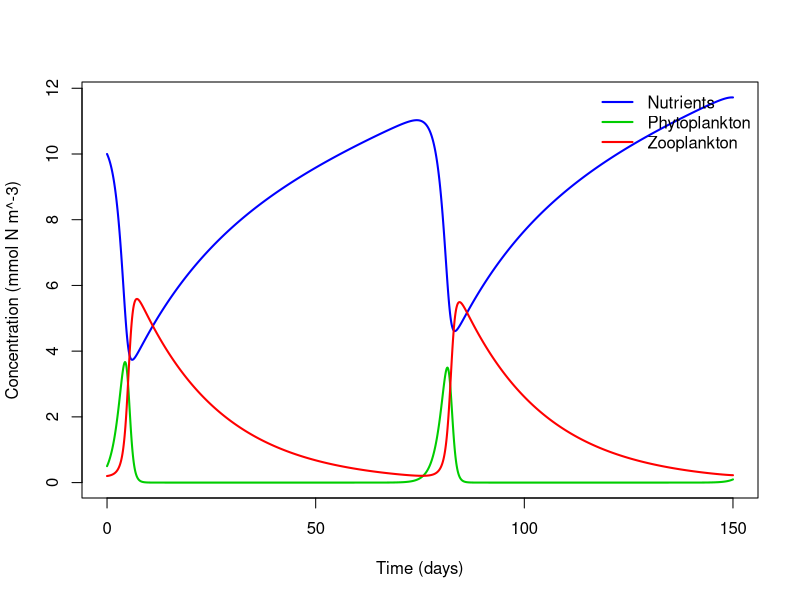
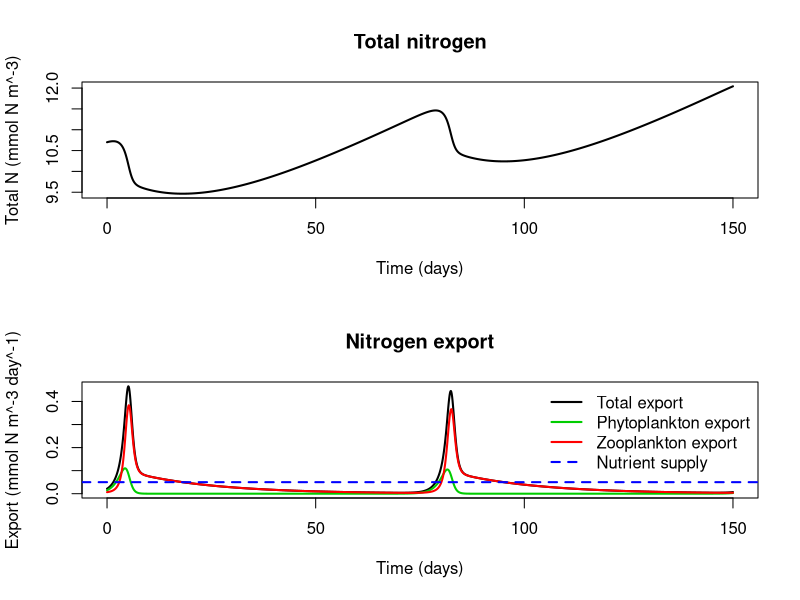

Write the R code that produced these figures, in order.
# ============================================================
# SIMPLE NPZ MODEL - TEXTBOOK VERSION
# ============================================================
#
# N = nutrients (DIN + DON)
# P = phytoplankton
# Z = zooplankton
#
# All concentrations in mmol N m^-3
# Time in days
#
# Includes:
# - Constant nutrient supply
# - Light-dependent phytoplankton growth
# - Nutrient limitation
# - Zooplankton grazing
# - Mortality
# - Remineralization
# - Export


# ============================================================
# 1. LOAD PACKAGES
# ============================================================

# Run this once if deSolve is not installed:

install.packages("deSolve")

library(deSolve)


# ============================================================
# 2. MODEL PARAMETERS
# ============================================================

parameters <- c(
  
  # Nutrient supply
  F0 = 0.05,          # mmol N m^-3 day^-1
  
  # Phytoplankton growth
  Vmax = 1.0,         # maximum growth rate (day^-1)
  K_N = 0.5,          # nutrient half-saturation
  
  # Light limitation (0 to 1)
  light_lim = 0.8,
  
  # Phytoplankton mortality
  lambda_P = 0.1,     # day^-1
  
  # Fraction of phytoplankton mortality remineralized
  mu_P = 0.7,
  
  # Zooplankton grazing
  g = 0.4,
  K_P = 1.0,
  
  # Zooplankton assimilation efficiency
  gamma_Z = 0.7,
  
  # Zooplankton mortality
  lambda_Z = 0.05,    # day^-1
  
  # Fraction of zooplankton losses remineralized
  mu_Z = 0.7
)


# ============================================================
# 3. NPZ MODEL EQUATIONS
# ============================================================

npz_model <- function(time, state, parameters) {
  
  with(as.list(c(state, parameters)), {
    
    # ----------------------------------------
    # Phytoplankton growth
    # ----------------------------------------
    
    nutrient_lim <- N / (K_N + N)
    
    growth <- Vmax * light_lim * nutrient_lim * P
    
    
    # ----------------------------------------
    # Zooplankton grazing
    # ----------------------------------------
    
    grazing <- g * Z * P / K_P
    
    
    # ----------------------------------------
    # Mortality
    # ----------------------------------------
    
    phyto_mortality <- lambda_P * P
    zoo_mortality <- lambda_Z * Z
    
    
    # ----------------------------------------
    # Remineralization
    # ----------------------------------------
    
    phyto_remin <- mu_P * phyto_mortality
    
    zoo_remin <- mu_Z * (
      (1 - gamma_Z) * grazing +
        zoo_mortality
    )
    
    
    # ----------------------------------------
    # Export
    # ----------------------------------------
    
    phyto_export <- (1 - mu_P) * phyto_mortality
    
    zoo_export <- (1 - mu_Z) * (
      (1 - gamma_Z) * grazing +
        zoo_mortality
    )
    
    
    # ----------------------------------------
    # Differential equations
    # ----------------------------------------
    
    dNdt <- F0 -
      growth +
      phyto_remin +
      zoo_remin
    
    dPdt <- growth -
      grazing -
      phyto_mortality
    
    dZdt <- gamma_Z * grazing -
      zoo_mortality
    
    
    return(list(c(dNdt, dPdt, dZdt)))
    
  })
}


# ============================================================
# 4. INITIAL CONDITIONS
# ============================================================

initial_conditions <- c(
  N = 10.0,
  P = 0.5,
  Z = 0.2
)


# ============================================================
# 5. TIME
# ============================================================

times <- seq(0, 150, by = 0.1)


# ============================================================
# 6. RUN MODEL
# ============================================================

solution <- ode(
  y = initial_conditions,
  times = times,
  func = npz_model,
  parms = parameters
)

# Convert to data frame
results <- as.data.frame(solution)


# ============================================================
# 7. PLOT NPZ MODEL
# ============================================================

plot(
  results$time,
  results$N,
  type = "l",
  col = "blue",
  lwd = 2,
  xlab = "Time (days)",
  ylab = "Concentration (mmol N m^-3)",
  ylim = range(results[, c("N", "P", "Z")])
)

lines(
  results$time,
  results$P,
  col = "green3",
  lwd = 2
)

lines(
  results$time,
  results$Z,
  col = "red",
  lwd = 2
)

legend(
  "topright",
  legend = c("Nutrients", "Phytoplankton", "Zooplankton"),
  col = c("blue", "green3", "red"),
  lwd = 2,
  bty = "n"
)


# ============================================================
# 8. CALCULATE EXPORT AND NITROGEN BUDGET
# ============================================================

results$grazing <- with(
  results,
  parameters["g"] * Z * P / parameters["K_P"]
)

results$phyto_export <- (
  (1 - parameters["mu_P"]) *
    parameters["lambda_P"] *
    results$P
)

results$zoo_export <- (
  (1 - parameters["mu_Z"]) *
    (
      (1 - parameters["gamma_Z"]) * results$grazing +
        parameters["lambda_Z"] * results$Z
    )
)

results$total_export <- (
  results$phyto_export +
    results$zoo_export
)

results$total_N <- (
  results$N +
    results$P +
    results$Z
)


# ============================================================
# 9. PLOT NITROGEN BUDGET AND EXPORT
# ============================================================

par(mfrow = c(2, 1))

# Total nitrogen
plot(
  results$time,
  results$total_N,
  type = "l",
  col = "black",
  lwd = 2,
  xlab = "Time (days)",
  ylab = "Total N (mmol N m^-3)",
  main = "Total nitrogen"
)


# Export fluxes
plot(
  results$time,
  results$total_export,
  type = "l",
  col = "black",
  lwd = 2,
  xlab = "Time (days)",
  ylab = "Export (mmol N m^-3 day^-1)",
  main = "Nitrogen export",
  ylim = range(
    c(
      results$phyto_export,
      results$zoo_export,
      results$total_export,
      parameters["F0"]
    )
  )
)

lines(
  results$time,
  results$phyto_export,
  col = "green3",
  lwd = 2
)

lines(
  results$time,
  results$zoo_export,
  col = "red",
  lwd = 2
)

abline(
  h = parameters["F0"],
  col = "blue",
  lty = 2,
  lwd = 2
)

legend(
  "topright",
  legend = c(
    "Total export",
    "Phytoplankton export",
    "Zooplankton export",
    "Nutrient supply"
  ),
  col = c("black", "green3", "red", "blue"),
  lty = c(1, 1, 1, 2),
  lwd = 2,
  bty = "n"
)

# Reset plotting layout
par(mfrow = c(1, 1))
